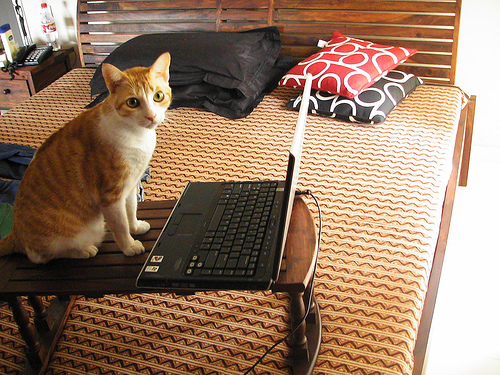
%> input picture Testing/T1 - Cat Laptop .jpg, 500 x 375 px
$ octave --eval "result = Entropy(imread('Testing/T1 - Cat Laptop .jpg'));"   (GNU Octave 9; MATLAB toolbox functions it lacks are replaced by stand-ins)
%> lines starting %> are read from the running program, lines starting %| are printed output that depends on the picture
function [ Entropy_var ] = Entropy ( image )
a=rgb2gray(image);
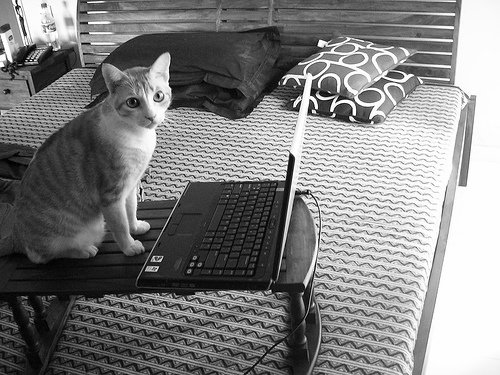
%> a: size 375x500 uint8; min 0, max 255, mean 128.8
P= imhist(a(:));
%> P = 256 values, max 12735 at index 255, min 17 at index 1, mean 732.4
[h w] =size(a);
%> h = 375; w = 500
mul= h*w;
%> mul = 187500
P(P==0) = [];
P = P ./ mul;
%> P = 256 values, max 0.0679 at index 255, min 9.07e-05 at index 1, mean 0.00391
Entropy_var= -sum(P.*log2(P));
%> Entropy_var = 7.66
end

$ run again, on Testing/T10 - Cat Car.jpg
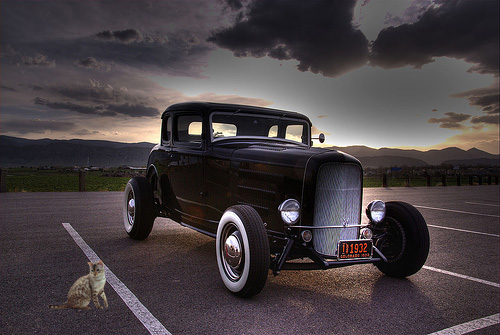
%> input picture Testing/T10 - Cat Car.jpg, 500 x 335 px
%> in Entropy, `a=rgb2gray(image);`:
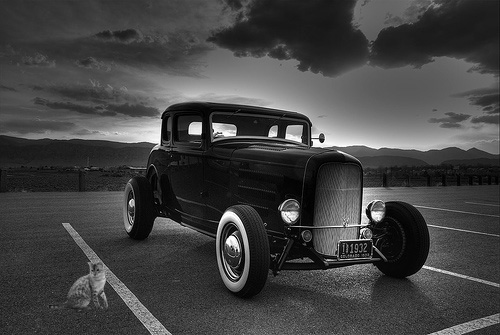
%> a: size 335x500 uint8; min 0, max 255, mean 66.8
%> in Entropy, `P= imhist(a(:));`: P = 256 values, max 2545 at index 54, min 7 at index 256, mean 654.3
%> in Entropy, `P = P ./ mul;`: P = 256 values, max 0.0152 at index 54, min 4.18e-05 at index 256, mean 0.00391
%> Entropy_var = 7.26

$ run again, on Testing/T11 - Cat.jpg
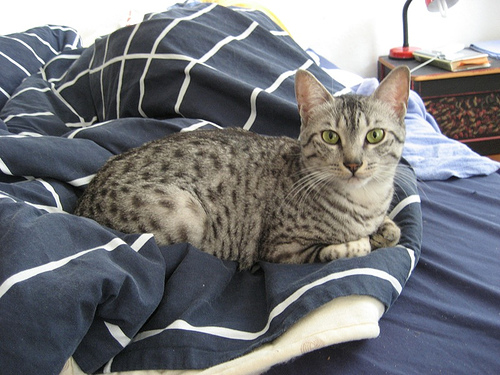
%> input picture Testing/T11 - Cat.jpg, 500 x 375 px
%> in Entropy, `a=rgb2gray(image);`:
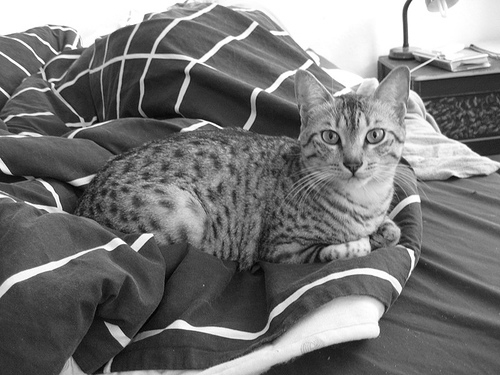
%> a: size 375x500 uint8; min 0, max 255, mean 118.8
%> in Entropy, `P= imhist(a(:));`: P = 256 values, max 9859 at index 256, min 3 at index 1, mean 732.4
%> in Entropy, `P = P ./ mul;`: P = 256 values, max 0.0526 at index 256, min 1.6e-05 at index 1, mean 0.00391
%> Entropy_var = 7.51

$ run again, on Testing/T12 - Cat Laptop.jpg
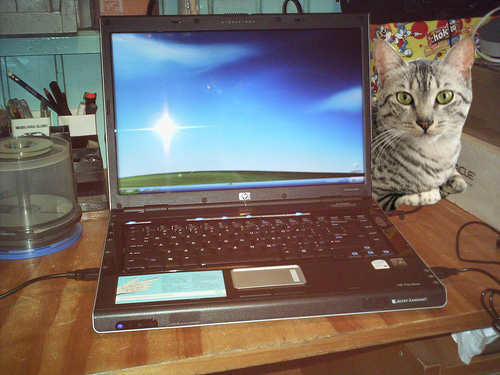
%> input picture Testing/T12 - Cat Laptop.jpg, 500 x 375 px
%> in Entropy, `a=rgb2gray(image);`:
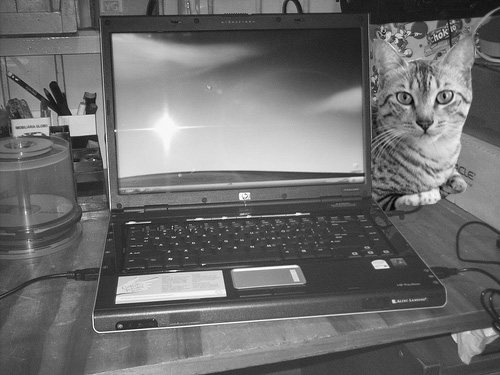
%> a: size 375x500 uint8; min 1, max 255, mean 110.1
%> in Entropy, `P= imhist(a(:));`: P = 256 values, max 2228 at index 60, min 0 at index 1, mean 732.4
%> in Entropy, `P = P ./ mul;`: P = 253 values, max 0.0119 at index 57, min 5.33e-06 at index 1, mean 0.00395
%> Entropy_var = 7.52
